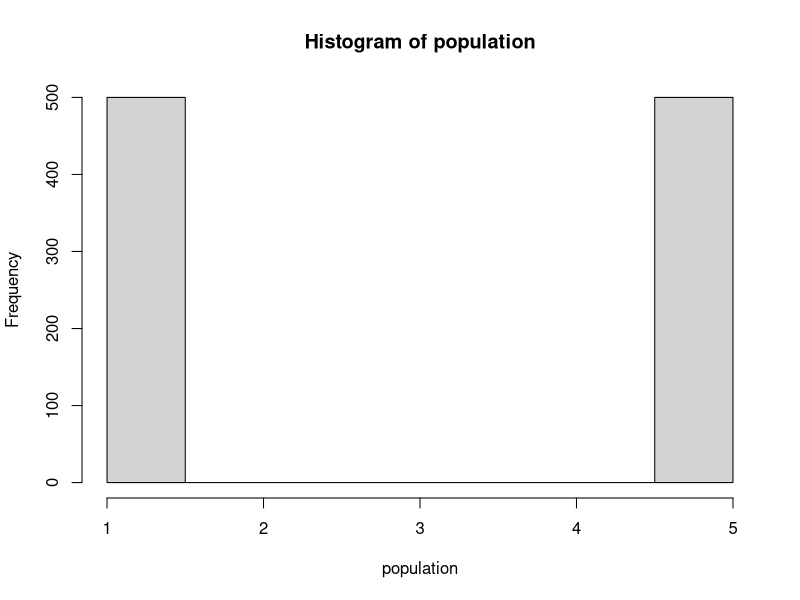
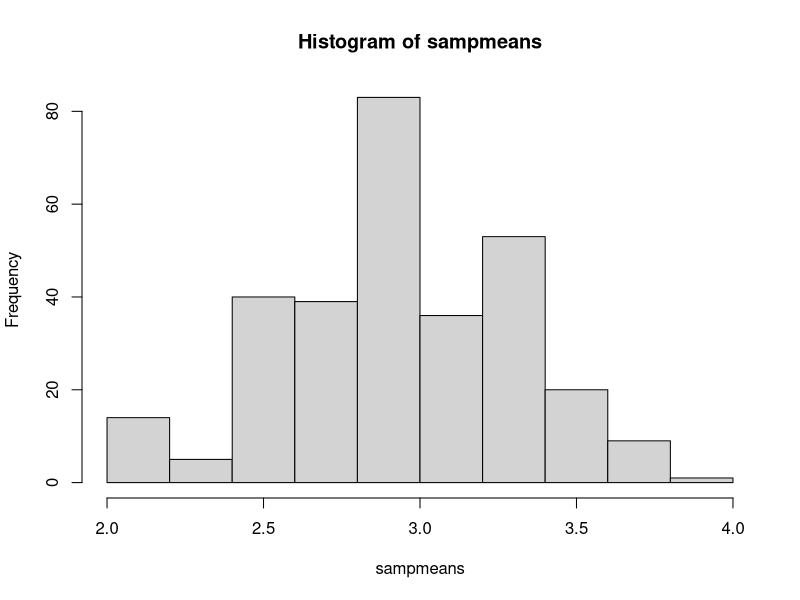
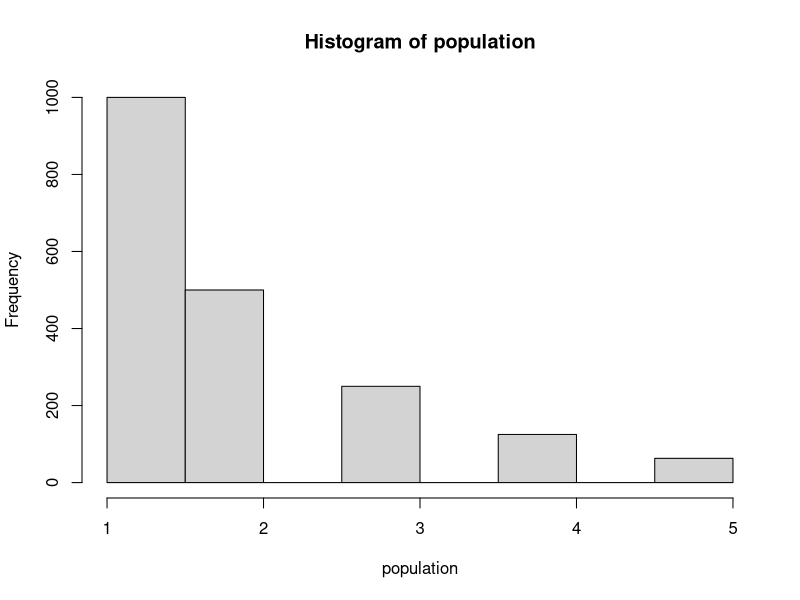
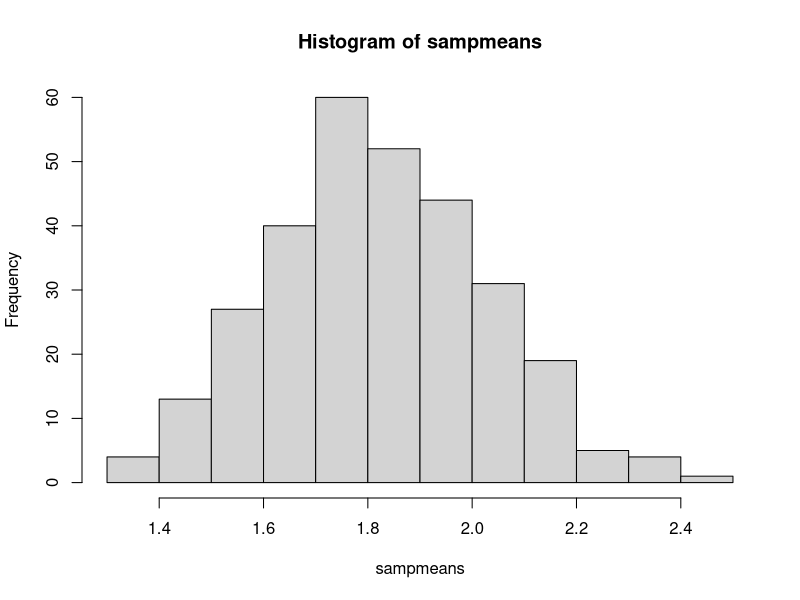

Write the R code that produced these figures, in order.
population <- rep(c(1, 5), each=500)

hist(population)

sampmeans <- NULL
for (i in 1:300) {
    x <- sample(population, 30)
    sampmeans[i] <- mean(x)
}

hist(sampmeans)

population <- rep(c(1, 2, 3, 4, 5), times=c(1000, 500, 250, 125, 63))

hist(population)

sampmeans <- NULL
for (i in 1:300) {
    x <- sample(population, 30)
    sampmeans[i] <- mean(x)
}

hist(sampmeans)